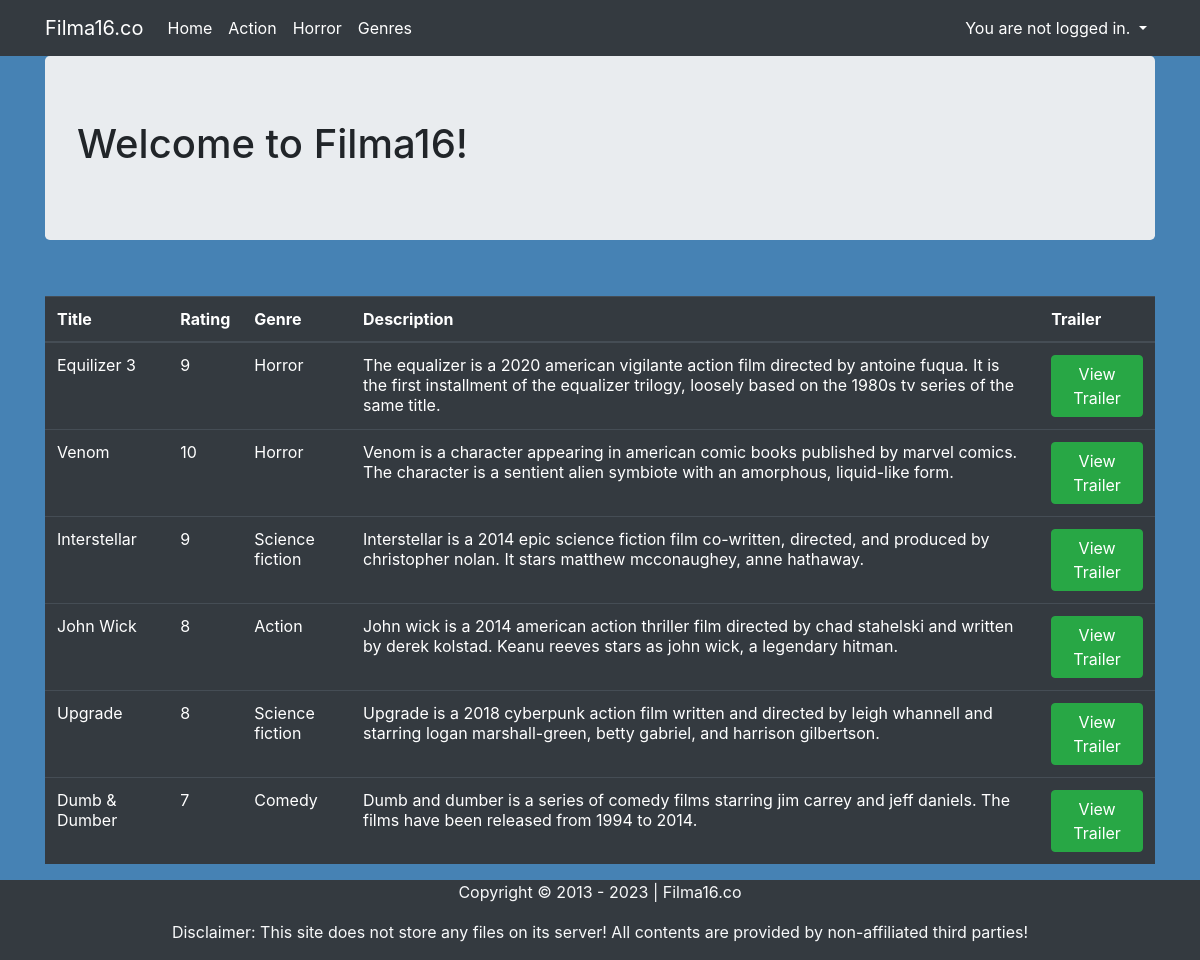
Page /list/ on the committed database.
### viewer/models.py (models this page shows, shortened)
class Movie(models.Model):
    title = models.CharField(max_length=128)
    genre = models.ForeignKey(Genre, on_delete=models.DO_NOTHING)
    rating = models.IntegerField()
    released = models.DateField()
    description = models.TextField()
    created = models.DateTimeField(auto_now_add=True)
    trailer = models.URLField(blank=True)
    cover = models.ImageField(upload_to='movie_cover', blank=True, null=True)

class Genre(models.Model):
    name = models.CharField(max_length=128)
    color = models.CharField(max_length=40, choices=[
        ("badge-primary", "Primary"),
        ("badge-secondary", "Secondary"),
        ("badge-success", "Success"),
        ("badge-danger", "Danger"),
        ("badge-warning", "Warning"),
        ("badge-info", "Info"),
        ("badge-light", "Light"),
        ("badge-dark", "Dark"),
    ],
        default='badge-primary'
    )
    def __str__(self):
        return self.name

### viewer/views.py (the view)
# urls.py: path('list/', MoviesListView.as_view(), name='list'),
class MoviesListView(ListView):
    template_name = 'list_movie.html'
    model = Movie

### viewer/templates/list_movie.html (shortened to what this page needs)
{% extends "base.html" %}
{% block content %}
<h1>Welcome to Filma16!</h1>
{% endblock %}
{% block content1 %}
<br/>
<div class="row">
    <div class="col">
        <table class="table table-dark">
            <thead>
            <tr>
                <th scope="col">Title</th>
                <th scope="col">Rating</th>
                <th scope="col">Genre</th>
                <th scope="col">Description</th>
                <th scope="col">Trailer</th>
            </tr>
            </thead>
            <tbody>
            {% for movie in object_list %}
            <tr>
                <td>{{ movie.title }}</td>
                <td>{{ movie.rating }}</td>
                <td>{{ movie.genre }}</td>
                <td>{{ movie.description }}</td>
                <td>
                    <a class="btn btn-success" href="{% url 'movie_detail' pk=movie.id %}">
                        View Trailer
                    </a>
                </td>
            </tr>
            {% endfor %}
            </tbody>
        </table>
    </div>
</div>
{% endblock %}

### rows in the picture
Movie: title "Equilizer 3", rating "9", genre "Horror", description "The equalizer is a 2020 american vigilante action film directed by antoine fuqua. It is the first installment of the equalizer trilogy, loosely based on the 1980s tv series of the same title."
Movie: title "Venom", rating "10", genre "Horror", description "Venom is a character appearing in american comic books published by marvel comics. The character is a sentient alien symbiote with an amorphous, liquid-like form."
Movie: title "Interstellar", rating "9", genre "Science fiction", description "Interstellar is a 2014 epic science fiction film co-written, directed, and produced by christopher nolan. It stars matthew mcconaughey, anne hathaway."
Movie: title "John Wick", rating "8", genre "Action", description "John wick is a 2014 american action thriller film directed by chad stahelski and written by derek kolstad. Keanu reeves stars as john wick, a legendary hitman."
Movie: title "Upgrade", rating "8", genre "Science fiction", description "Upgrade is a 2018 cyberpunk action film written and directed by leigh whannell and starring logan marshall-green, betty gabriel, and harrison gilbertson."
Movie: title "Dumb & Dumber", rating "7", genre "Comedy", description "Dumb and dumber is a series of comedy films starring jim carrey and jeff daniels. The films have been released from 1994 to 2014."
